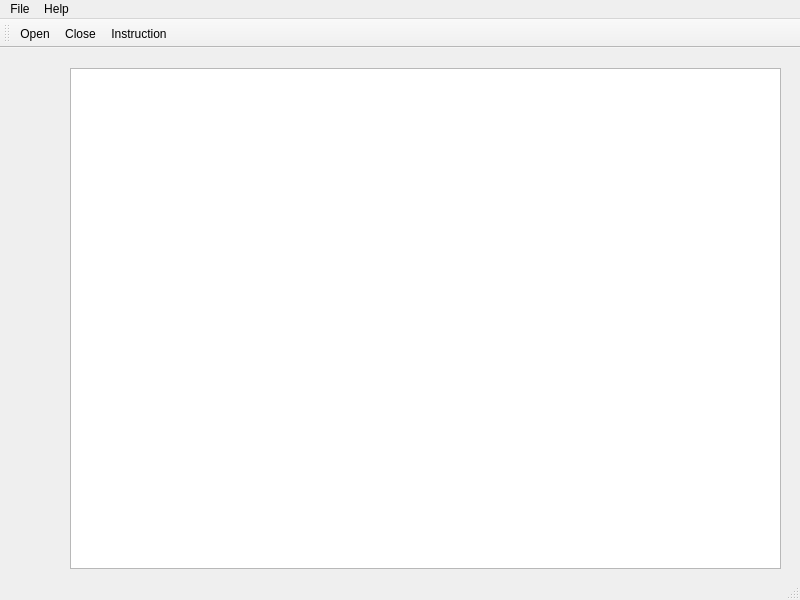
<?xml version="1.0" encoding="UTF-8"?>
<ui version="4.0">
 <class>MainWindow</class>
 <widget class="QMainWindow" name="MainWindow">
  <property name="geometry">
   <rect>
    <x>0</x>
    <y>0</y>
    <width>800</width>
    <height>600</height>
   </rect>
  </property>
  <property name="windowTitle">
   <string>MainWindow</string>
  </property>
  <widget class="QWidget" name="centralwidget">
   <widget class="QTextBrowser" name="textBrowserInput">
    <property name="geometry">
     <rect>
      <x>70</x>
      <y>20</y>
      <width>711</width>
      <height>501</height>
     </rect>
    </property>
   </widget>
  </widget>
  <widget class="QMenuBar" name="menubar">
   <property name="geometry">
    <rect>
     <x>0</x>
     <y>0</y>
     <width>800</width>
     <height>21</height>
    </rect>
   </property>
   <widget class="QMenu" name="menuFile">
    <property name="title">
     <string>File</string>
    </property>
    <addaction name="actionOpen"/>
    <addaction name="actionClose"/>
   </widget>
   <widget class="QMenu" name="menuHelp">
    <property name="title">
     <string>Help</string>
    </property>
    <addaction name="actionInstruction"/>
   </widget>
   <addaction name="menuFile"/>
   <addaction name="menuHelp"/>
  </widget>
  <widget class="QStatusBar" name="statusbar"/>
  <widget class="QToolBar" name="toolBar">
   <property name="windowTitle">
    <string>toolBar</string>
   </property>
   <attribute name="toolBarArea">
    <enum>TopToolBarArea</enum>
   </attribute>
   <attribute name="toolBarBreak">
    <bool>false</bool>
   </attribute>
   <addaction name="actionOpen"/>
   <addaction name="actionClose"/>
   <addaction name="actionInstruction"/>
  </widget>
  <action name="actionOpen">
   <property name="icon">
    <iconset resource="res.qrc">
     <normaloff>:/iamges/free-icon-open-folder-10833561.png</normaloff>:/iamges/free-icon-open-folder-10833561.png</iconset>
   </property>
   <property name="text">
    <string>Open</string>
   </property>
  </action>
  <action name="actionClose">
   <property name="icon">
    <iconset resource="res.qrc">
     <normaloff>:/iamges/free-icon-file-1090971.png</normaloff>:/iamges/free-icon-file-1090971.png</iconset>
   </property>
   <property name="text">
    <string>Close</string>
   </property>
  </action>
  <action name="actionInstruction">
   <property name="icon">
    <iconset resource="res.qrc">
     <normaloff>:/iamges/free-icon-instruction-8673767.png</normaloff>:/iamges/free-icon-instruction-8673767.png</iconset>
   </property>
   <property name="text">
    <string>Instruction</string>
   </property>
  </action>
 </widget>
 <resources>
  <include location="res.qrc"/>
 </resources>
 <connections/>
</ui>
